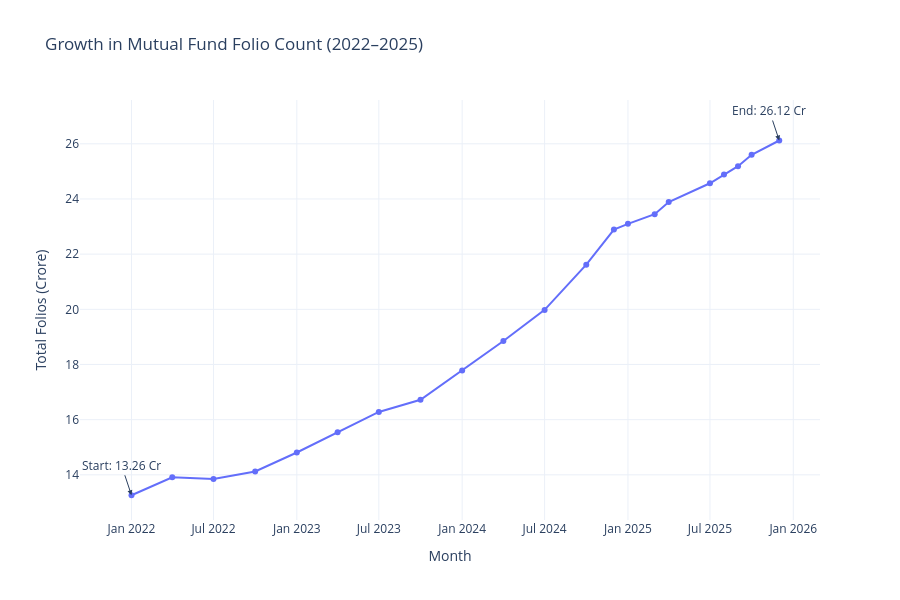

Write notebook code for a chart like this one.
### Code cell
first = folio.iloc[0]
last = folio.iloc[-1]

fig.add_annotation(
    x=first["month"],
    y=first["total_folios_crore"],
    text=f"Start: {first['total_folios_crore']} Cr",
    showarrow=True,
    arrowhead=2
)

fig.add_annotation(
    x=last["month"],
    y=last["total_folios_crore"],
    text=f"End: {last['total_folios_crore']} Cr",
    showarrow=True,
    arrowhead=2
)

fig.update_layout(
    template="plotly_white",
    height=600
)

fig.show()

### Figure 1 — Plotly figure (JSON) as saved in the notebook; plotly's stock layout.template omitted (floating-point values rounded to 4 significant figures)
{"data": [{"hovertemplate": "Month=%{x}<br>Total Folios (Crore)=%{y}<extra></extra>", "legendgroup": "", "line": {"color": "#636efa", "dash": "solid"}, "marker": {"symbol": "circle"}, "mode": "lines+markers", "name": "", "orientation": "v", "showlegend": false, "type": "scatter", "x": ["2022-01-01", "2022-04-01", "2022-07-01", "2022-10-01", "2023-01-01", "2023-04-01", "2023-07-01", "2023-10-01", "2024-01-01", "2024-04-01", "2024-07-01", "2024-10-01", "2024-12-01", "2025-01-01", "2025-03-01", "2025-04-01", "2025-07-01", "2025-08-01", "2025-09-01", "2025-10-01", "2025-12-01"], "xaxis": "x", "y": [13.26, 13.91, 13.85, 14.12, 14.81, 15.54, 16.28, 16.72, 17.78, 18.85, 19.98, 21.62, 22.89, 23.1, 23.45, 23.89, 24.57, 24.89, 25.19, 25.6, 26.12], "yaxis": "y"}], "layout": {"annotations": [{"arrowhead": 2, "showarrow": true, "text": "Start: 13.26 Cr", "x": "2022-01-01", "y": 13.26}, {"arrowhead": 2, "showarrow": true, "text": "End: 26.12 Cr", "x": "2025-12-01", "y": 26.12}], "height": 600, "legend": {"tracegroupgap": 0}, "title": {"text": "Growth in Mutual Fund Folio Count (2022–2025)"}, "xaxis": {"anchor": "y", "domain": [0, 1], "title": {"text": "Month"}}, "yaxis": {"anchor": "x", "domain": [0, 1], "title": {"text": "Total Folios (Crore)"}}}}
